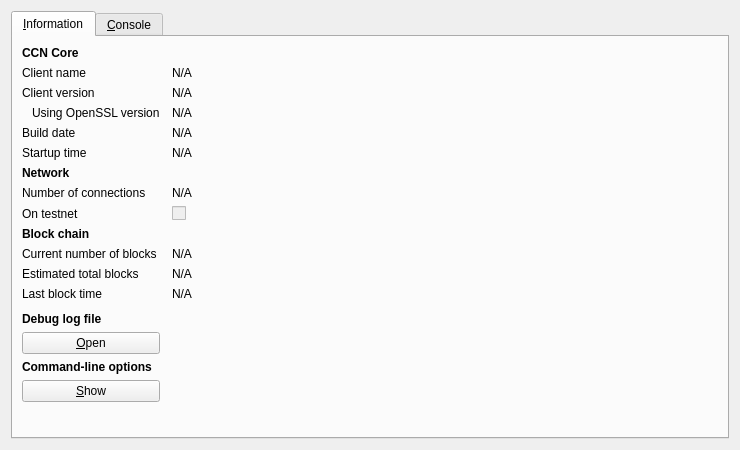
<?xml version="1.0" encoding="UTF-8"?>
<ui version="4.0">
 <class>RPCConsole</class>
 <widget class="QDialog" name="RPCConsole">
  <property name="geometry">
   <rect>
    <x>0</x>
    <y>0</y>
    <width>740</width>
    <height>450</height>
   </rect>
  </property>
  <property name="windowTitle">
   <string>CCN - Debug window</string>
  </property>
  <layout class="QVBoxLayout" name="verticalLayout_2">
   <item>
    <widget class="QTabWidget" name="tabWidget">
     <property name="currentIndex">
      <number>0</number>
     </property>
     <widget class="QWidget" name="tab_info">
      <attribute name="title">
       <string>&amp;Information</string>
      </attribute>
      <layout class="QGridLayout" name="gridLayout" columnstretch="0,1">
       <property name="horizontalSpacing">
        <number>12</number>
       </property>
       <item row="0" column="0">
        <widget class="QLabel" name="label_9">
         <property name="font">
          <font>
           <weight>75</weight>
           <bold>true</bold>
          </font>
         </property>
         <property name="text">
          <string>CCN Core</string>
         </property>
        </widget>
       </item>
       <item row="1" column="0">
        <widget class="QLabel" name="label_5">
         <property name="text">
          <string>Client name</string>
         </property>
        </widget>
       </item>
       <item row="1" column="1">
        <widget class="QLabel" name="clientName">
         <property name="cursor">
          <cursorShape>IBeamCursor</cursorShape>
         </property>
         <property name="text">
          <string>N/A</string>
         </property>
         <property name="textFormat">
          <enum>Qt::PlainText</enum>
         </property>
         <property name="textInteractionFlags">
          <set>Qt::LinksAccessibleByMouse|Qt::TextSelectableByKeyboard|Qt::TextSelectableByMouse</set>
         </property>
        </widget>
       </item>
       <item row="2" column="0">
        <widget class="QLabel" name="label_6">
         <property name="text">
          <string>Client version</string>
         </property>
        </widget>
       </item>
       <item row="2" column="1">
        <widget class="QLabel" name="clientVersion">
         <property name="cursor">
          <cursorShape>IBeamCursor</cursorShape>
         </property>
         <property name="text">
          <string>N/A</string>
         </property>
         <property name="textFormat">
          <enum>Qt::PlainText</enum>
         </property>
         <property name="textInteractionFlags">
          <set>Qt::LinksAccessibleByMouse|Qt::TextSelectableByKeyboard|Qt::TextSelectableByMouse</set>
         </property>
        </widget>
       </item>
       <item row="3" column="0">
        <widget class="QLabel" name="label_14">
         <property name="text">
          <string>Using OpenSSL version</string>
         </property>
         <property name="indent">
          <number>10</number>
         </property>
        </widget>
       </item>
       <item row="3" column="1">
        <widget class="QLabel" name="openSSLVersion">
         <property name="cursor">
          <cursorShape>IBeamCursor</cursorShape>
         </property>
         <property name="text">
          <string>N/A</string>
         </property>
         <property name="textFormat">
          <enum>Qt::PlainText</enum>
         </property>
         <property name="textInteractionFlags">
          <set>Qt::LinksAccessibleByMouse|Qt::TextSelectableByKeyboard|Qt::TextSelectableByMouse</set>
         </property>
        </widget>
       </item>
       <item row="4" column="0">
        <widget class="QLabel" name="label_12">
         <property name="text">
          <string>Build date</string>
         </property>
        </widget>
       </item>
       <item row="4" column="1">
        <widget class="QLabel" name="buildDate">
         <property name="cursor">
          <cursorShape>IBeamCursor</cursorShape>
         </property>
         <property name="text">
          <string>N/A</string>
         </property>
         <property name="textFormat">
          <enum>Qt::PlainText</enum>
         </property>
         <property name="textInteractionFlags">
          <set>Qt::LinksAccessibleByMouse|Qt::TextSelectableByKeyboard|Qt::TextSelectableByMouse</set>
         </property>
        </widget>
       </item>
       <item row="5" column="0">
        <widget class="QLabel" name="label_13">
         <property name="text">
          <string>Startup time</string>
         </property>
        </widget>
       </item>
       <item row="5" column="1">
        <widget class="QLabel" name="startupTime">
         <property name="cursor">
          <cursorShape>IBeamCursor</cursorShape>
         </property>
         <property name="text">
          <string>N/A</string>
         </property>
         <property name="textFormat">
          <enum>Qt::PlainText</enum>
         </property>
         <property name="textInteractionFlags">
          <set>Qt::LinksAccessibleByMouse|Qt::TextSelectableByKeyboard|Qt::TextSelectableByMouse</set>
         </property>
        </widget>
       </item>
       <item row="6" column="0">
        <widget class="QLabel" name="label_11">
         <property name="font">
          <font>
           <weight>75</weight>
           <bold>true</bold>
          </font>
         </property>
         <property name="text">
          <string>Network</string>
         </property>
        </widget>
       </item>
       <item row="7" column="0">
        <widget class="QLabel" name="label_7">
         <property name="text">
          <string>Number of connections</string>
         </property>
        </widget>
       </item>
       <item row="7" column="1">
        <widget class="QLabel" name="numberOfConnections">
         <property name="cursor">
          <cursorShape>IBeamCursor</cursorShape>
         </property>
         <property name="text">
          <string>N/A</string>
         </property>
         <property name="textFormat">
          <enum>Qt::PlainText</enum>
         </property>
         <property name="textInteractionFlags">
          <set>Qt::LinksAccessibleByMouse|Qt::TextSelectableByKeyboard|Qt::TextSelectableByMouse</set>
         </property>
        </widget>
       </item>
       <item row="8" column="0">
        <widget class="QLabel" name="label_8">
         <property name="text">
          <string>On testnet</string>
         </property>
        </widget>
       </item>
       <item row="8" column="1">
        <widget class="QCheckBox" name="isTestNet">
         <property name="enabled">
          <bool>false</bool>
         </property>
         <property name="text">
          <string/>
         </property>
        </widget>
       </item>
       <item row="9" column="0">
        <widget class="QLabel" name="label_10">
         <property name="font">
          <font>
           <weight>75</weight>
           <bold>true</bold>
          </font>
         </property>
         <property name="text">
          <string>Block chain</string>
         </property>
        </widget>
       </item>
       <item row="10" column="0">
        <widget class="QLabel" name="label_3">
         <property name="text">
          <string>Current number of blocks</string>
         </property>
        </widget>
       </item>
       <item row="10" column="1">
        <widget class="QLabel" name="numberOfBlocks">
         <property name="cursor">
          <cursorShape>IBeamCursor</cursorShape>
         </property>
         <property name="text">
          <string>N/A</string>
         </property>
         <property name="textFormat">
          <enum>Qt::PlainText</enum>
         </property>
         <property name="textInteractionFlags">
          <set>Qt::LinksAccessibleByMouse|Qt::TextSelectableByKeyboard|Qt::TextSelectableByMouse</set>
         </property>
        </widget>
       </item>
       <item row="11" column="0">
        <widget class="QLabel" name="label_4">
         <property name="text">
          <string>Estimated total blocks</string>
         </property>
        </widget>
       </item>
       <item row="11" column="1">
        <widget class="QLabel" name="totalBlocks">
         <property name="cursor">
          <cursorShape>IBeamCursor</cursorShape>
         </property>
         <property name="text">
          <string>N/A</string>
         </property>
         <property name="textFormat">
          <enum>Qt::PlainText</enum>
         </property>
         <property name="textInteractionFlags">
          <set>Qt::LinksAccessibleByMouse|Qt::TextSelectableByKeyboard|Qt::TextSelectableByMouse</set>
         </property>
        </widget>
       </item>
       <item row="12" column="0">
        <widget class="QLabel" name="label_2">
         <property name="text">
          <string>Last block time</string>
         </property>
        </widget>
       </item>
       <item row="12" column="1">
        <widget class="QLabel" name="lastBlockTime">
         <property name="cursor">
          <cursorShape>IBeamCursor</cursorShape>
         </property>
         <property name="text">
          <string>N/A</string>
         </property>
         <property name="textFormat">
          <enum>Qt::PlainText</enum>
         </property>
         <property name="textInteractionFlags">
          <set>Qt::LinksAccessibleByMouse|Qt::TextSelectableByKeyboard|Qt::TextSelectableByMouse</set>
         </property>
        </widget>
       </item>
       <item row="13" column="0">
        <spacer name="verticalSpacer_2">
         <property name="orientation">
          <enum>Qt::Vertical</enum>
         </property>
         <property name="sizeHint" stdset="0">
          <size>
           <width>20</width>
           <height>20</height>
          </size>
         </property>
        </spacer>
       </item>
       <item row="14" column="0">
        <widget class="QLabel" name="labelDebugLogfile">
         <property name="font">
          <font>
           <weight>75</weight>
           <bold>true</bold>
          </font>
         </property>
         <property name="text">
          <string>Debug log file</string>
         </property>
        </widget>
       </item>
       <item row="15" column="0">
        <widget class="QPushButton" name="openDebugLogfileButton">
         <property name="toolTip">
          <string>Open the CCN debug log file from the current data directory. This can take a few seconds for large log files.</string>
         </property>
         <property name="text">
          <string>&amp;Open</string>
         </property>
         <property name="autoDefault">
          <bool>false</bool>
         </property>
        </widget>
       </item>
       <item row="16" column="0">
        <widget class="QLabel" name="labelCLOptions">
         <property name="font">
          <font>
           <weight>75</weight>
           <bold>true</bold>
          </font>
         </property>
         <property name="text">
          <string>Command-line options</string>
         </property>
        </widget>
       </item>
       <item row="17" column="0">
        <widget class="QPushButton" name="showCLOptionsButton">
         <property name="toolTip">
          <string>Show the CCN-Qt help message to get a list with possible CCN command-line options.</string>
         </property>
         <property name="text">
          <string>&amp;Show</string>
         </property>
         <property name="autoDefault">
          <bool>false</bool>
         </property>
        </widget>
       </item>
       <item row="18" column="0">
        <spacer name="verticalSpacer">
         <property name="orientation">
          <enum>Qt::Vertical</enum>
         </property>
         <property name="sizeHint" stdset="0">
          <size>
           <width>20</width>
           <height>40</height>
          </size>
         </property>
        </spacer>
       </item>
      </layout>
     </widget>
     <widget class="QWidget" name="tab_console">
      <attribute name="title">
       <string>&amp;Console</string>
      </attribute>
      <layout class="QVBoxLayout" name="verticalLayout_3">
       <property name="spacing">
        <number>3</number>
       </property>
       <item>
        <widget class="QTextEdit" name="messagesWidget">
         <property name="minimumSize">
          <size>
           <width>0</width>
           <height>100</height>
          </size>
         </property>
         <property name="readOnly">
          <bool>true</bool>
         </property>
         <property name="tabKeyNavigation" stdset="0">
          <bool>false</bool>
         </property>
         <property name="columnCount" stdset="0">
          <number>2</number>
         </property>
        </widget>
       </item>
       <item>
        <layout class="QHBoxLayout" name="horizontalLayout">
         <property name="spacing">
          <number>3</number>
         </property>
         <item>
          <widget class="QLabel" name="label">
           <property name="text">
            <string notr="true">&gt;</string>
           </property>
          </widget>
         </item>
         <item>
          <widget class="QLineEdit" name="lineEdit"/>
         </item>
         <item>
          <widget class="QPushButton" name="clearButton">
           <property name="maximumSize">
            <size>
             <width>24</width>
             <height>24</height>
            </size>
           </property>
           <property name="toolTip">
            <string>Clear console</string>
           </property>
           <property name="text">
            <string/>
           </property>
           <property name="icon">
            <iconset resource="../bitcoin.qrc">
             <normaloff>:/icons/remove</normaloff>:/icons/remove</iconset>
           </property>
           <property name="shortcut">
            <string notr="true">Ctrl+L</string>
           </property>
           <property name="autoDefault">
            <bool>false</bool>
           </property>
          </widget>
         </item>
        </layout>
       </item>
      </layout>
     </widget>
    </widget>
   </item>
  </layout>
 </widget>
 <resources>
  <include location="../bitcoin.qrc"/>
 </resources>
 <connections/>
</ui>
